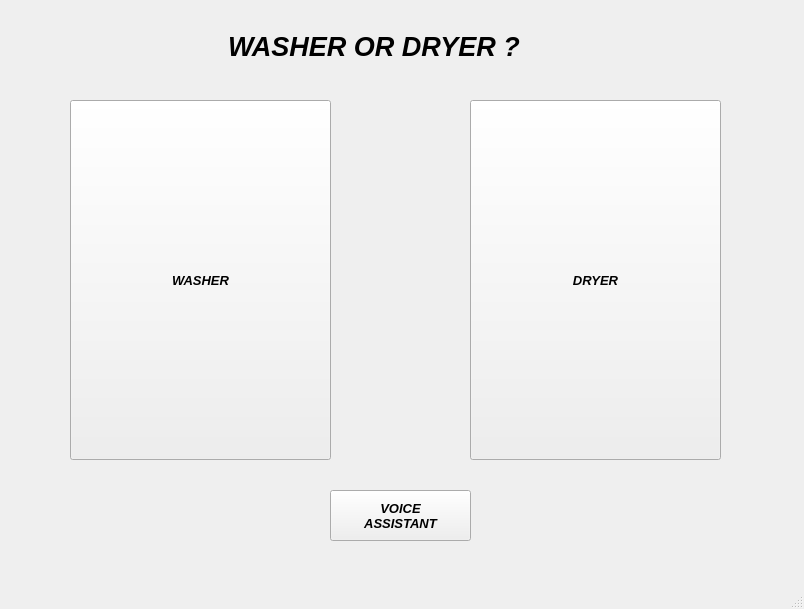
<?xml version="1.0" encoding="UTF-8"?>
<ui version="4.0">
 <class>MainWindow</class>
 <widget class="QMainWindow" name="MainWindow">
  <property name="geometry">
   <rect>
    <x>0</x>
    <y>0</y>
    <width>804</width>
    <height>609</height>
   </rect>
  </property>
  <property name="windowTitle">
   <string>MainWindow</string>
  </property>
  <widget class="QWidget" name="centralwidget">
   <widget class="QPushButton" name="pushButton">
    <property name="geometry">
     <rect>
      <x>70</x>
      <y>100</y>
      <width>261</width>
      <height>360</height>
     </rect>
    </property>
    <property name="font">
     <font>
      <family>Arial</family>
      <pointsize>10</pointsize>
      <weight>75</weight>
      <italic>true</italic>
      <bold>true</bold>
     </font>
    </property>
    <property name="text">
     <string>WASHER</string>
    </property>
   </widget>
   <widget class="QPushButton" name="pushButton_2">
    <property name="geometry">
     <rect>
      <x>470</x>
      <y>100</y>
      <width>251</width>
      <height>360</height>
     </rect>
    </property>
    <property name="font">
     <font>
      <family>Arial</family>
      <pointsize>10</pointsize>
      <weight>75</weight>
      <italic>true</italic>
      <bold>true</bold>
     </font>
    </property>
    <property name="text">
     <string>DRYER</string>
    </property>
   </widget>
   <widget class="QLabel" name="label">
    <property name="geometry">
     <rect>
      <x>228</x>
      <y>29</y>
      <width>361</width>
      <height>34</height>
     </rect>
    </property>
    <property name="font">
     <font>
      <family>Arial</family>
      <pointsize>20</pointsize>
      <weight>75</weight>
      <italic>true</italic>
      <bold>true</bold>
     </font>
    </property>
    <property name="text">
     <string>WASHER OR DRYER ?</string>
    </property>
   </widget>
   <widget class="QPushButton" name="pushButton_5">
    <property name="geometry">
     <rect>
      <x>330</x>
      <y>490</y>
      <width>141</width>
      <height>51</height>
     </rect>
    </property>
    <property name="font">
     <font>
      <family>Arial</family>
      <pointsize>10</pointsize>
      <weight>75</weight>
      <italic>true</italic>
      <bold>true</bold>
      <strikeout>false</strikeout>
     </font>
    </property>
    <property name="text">
     <string>VOICE
ASSISTANT</string>
    </property>
   </widget>
  </widget>
  <widget class="QMenuBar" name="menubar">
   <property name="geometry">
    <rect>
     <x>0</x>
     <y>0</y>
     <width>804</width>
     <height>21</height>
    </rect>
   </property>
  </widget>
  <widget class="QStatusBar" name="statusbar"/>
 </widget>
 <resources/>
 <connections/>
</ui>
